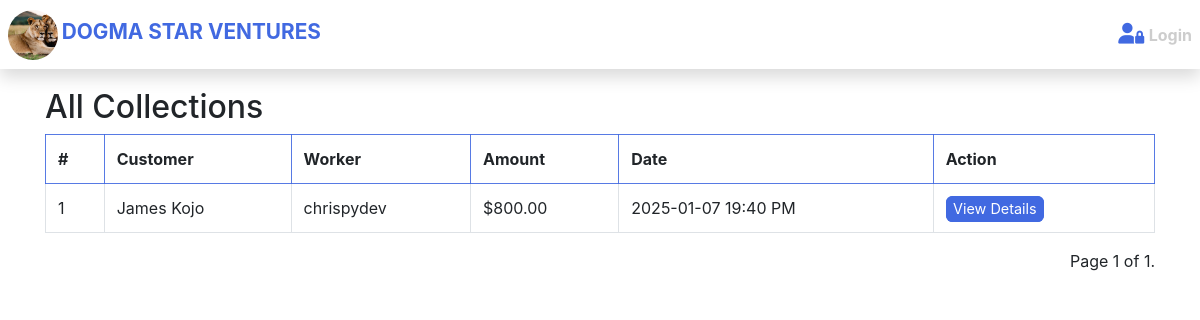
Page /accounts/collections/ on the earlier database version.
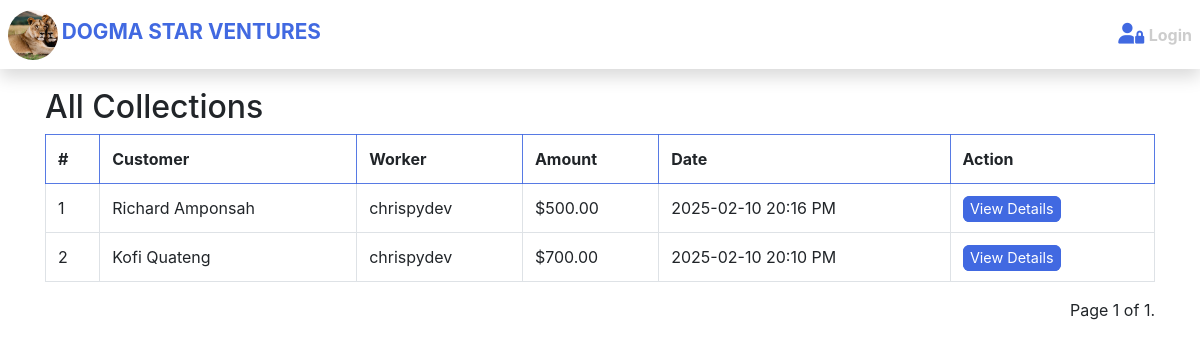
Same page on the later database version.
### savings/models.py (models this page shows, shortened)
class Collection(models.Model):
    worker = models.ForeignKey(Worker, on_delete=models.CASCADE)
    customer = models.ForeignKey(Customer, on_delete=models.CASCADE)
    amount = models.DecimalField(max_digits=10, decimal_places=2)
    date = models.DateTimeField(auto_now_add=True)  # Changed to DateTimeField

class Customer(models.Model):
    name = models.CharField(max_length=150)
    next_of_kin = models.CharField(max_length=100)
    balance = models.DecimalField(max_digits=10, decimal_places=2, default=0.0)
    customer_image = models.ImageField(
        upload_to='media_file', default='default.jpg')
    created_by = models.ForeignKey(
        Worker,
        on_delete=models.SET(set_customer_creator),
        null=True,
        blank=True,
        related_name='customers_created'
    )
    joined = models.DateTimeField(
        auto_now_add=True)  # Changed to DateTimeField
    account_number = models.CharField(
        max_length=30, unique=True, blank=True, null=True
    )

class Worker(models.Model):
    user = models.OneToOneField(User, on_delete=models.CASCADE)

### auth/views.py (the view)
# urls.py: path('collections/', AllCollectionsView.as_view(), name='all_collections'),
class AllCollectionsView(View):
    def get(self, request, *args, **kwargs):
        collections = Collection.objects.select_related(
            'worker', 'customer').order_by('-date')
        paginator = Paginator(collections, 10)
        page_number = request.GET.get('page')
        page_obj = paginator.get_page(page_number)
        context = {
            'collections': collections,
            'page_obj': page_obj
        }
        return render(request, 'savings/all_collections.html', context)

### templates/savings/all_collections.html (shortened to what this page needs)
{% extends 'base.html' %}
{% block content %}
<div class="container mt-5">
    <h2>All Collections</h2>
    <div class="collection__table">
        <table class="table table-bordered card__border">
            <thead>
                <tr>
                    <th>#</th>
                    <th>Customer</th>
                    <th>Worker</th>
                    <th>Amount</th>
                    <th>Date</th>
                    <th>Action</th>
                </tr>
            </thead>
            <tbody>
                {% for collection in page_obj %}
                <tr>
                    <td>{{ forloop.counter }}</td>
                    <td>{{ collection.customer.name }}</td>
                    <td>{{ collection.worker.user.username }}</td>
                    <td>${{ collection.amount }}</td>
                    <td>{{ collection.date|date:"Y-m-d H:i A" }}</td>
                    <td><a href="{% url 'collection_detail' collection.id %}" class="add__button">View Details</a></td>
                </tr>
                {% empty %}
                <tr>
                    <td colspan="6" class="text-center">No collections available.</td>
                </tr>
                {% endfor %}
            </tbody>
        </table>
    </div>
    <div class="pagination">
        <span class="step-links">
            <span class="current">
                Page {{ page_obj.number }} of {{ page_obj.paginator.num_pages }}.
            </span>
        </span>
    </div>
</div>
{% endblock %}

Differences in the rows shown:
added Collection: customer.name "Richard Amponsah", worker.user.username "chrispydev", amount "500.00", date "2025-02-10 20:16 PM"
changed Collection: customer.name "James Kojo" → "Kofi Quateng"; amount "800.00" → "700.00"; date "2025-01-07 19:40 PM" → "2025-02-10 20:10 PM"
